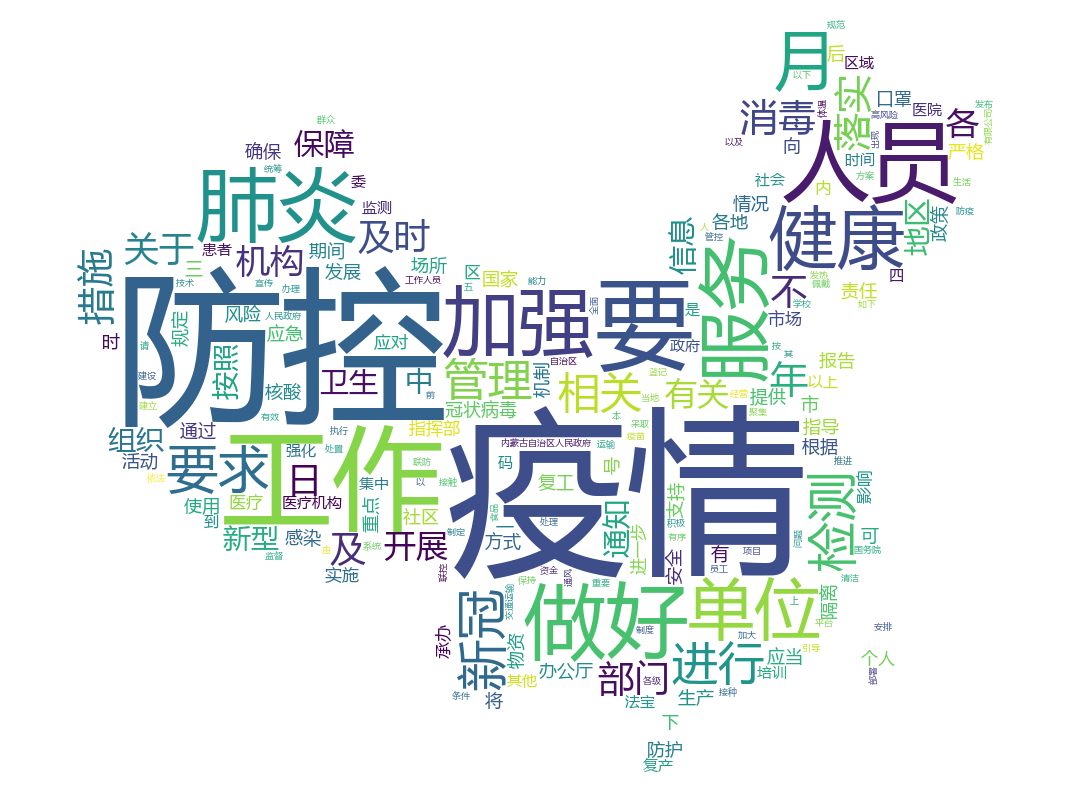

Source code (Python):
import os, sys
from imageio import imread
import wordcloud
import jieba
import wordcloud
import cv2
import matplotlib.pyplot as plt
import numpy as np
from PIL import Image

def Generate_wordcloud(txt):
    exclude = {'我们', '你们', '他们', '它们', '因为', '因而', '所以', '如果', '那么', '的','等','等等','和','了','与',
               '如此', '只是', '但是', '就是', '这是', '那是', '而是', '而且', '虽然','或','哦','奥','并','并且','非',
               '这些', '有些', '然后', '已经', '于是', '一种', '一个', '一样', '时候','在','对','为','天','企业','、',
               '没有', '什么', '这样', '这种', '这里', '不会', '一些', '这个', '仍然', '不是','应','二','如','=',

               }
    mk = np.array(Image.open("D:\\大三下\\课程设计三\\表格\\中国地图2.jpg"))
    #mk = np.array(Image.open("D:\\大三下\\课程设计三\\表格\\中国地图.png"))
    w=wordcloud.WordCloud( collocations=False,

                           width=800,height=600,background_color="white",
                           font_path="msyh.ttc",
                           stopwords=exclude,mask=mk

                           )
    #w = wordcloud.WordCloud(collocations=False, width=800, height=600, background_color="white", font_path="SimHei.ttf",mode='RGBA',
                            #stopwords=exclude, mask=mk)

    txt1=" ".join(jieba.lcut(txt))
    #mk=cv2.imread("D:\\大三下\\课程设计三\\表格\\肺部图片.png")
    #mk = np.array(Image.open("D:\\大三下\\课程设计三\\表格\\肺部图片.png"))
    #mk =   imread('D:\\大三下\\课程设计三\\表格\\肺部图片.png')
   # w = wordcloud.WordCloud(mask=mk)
    w.generate(txt1)
    w.to_file('C:\\Users\\Bookcatring\\Desktop\\中国政策词云图.png')


def read_file(file_list):
    txt=""
    print("文件个数:",len(file_list))
    for file in file_list:
        file=str(file)
        with open(file, encoding='utf-8') as file_obj:
            contents = file_obj.read()
            f=contents.rstrip()
            #print(type(f))
            txt=txt+f   #txt.join(f)
    #print("txt内容:\n")
    #print(txt)
    return txt

path_read = []    #存储所有文件名字
def check_if_dir(file_path):   #记录所有文件名
    temp_list = os.listdir(file_path)  #

    if os.path.isfile(file_path + '/' + temp_list[0]):  # 此处直接判断list中第一项是不是文件
        for temp_list_each in temp_list:
            temp_path = file_path + '/' + temp_list_each
            if os.path.splitext(temp_path)[-1] == '.txt':
                path_read.append(temp_path)
            else:
                continue
    else:
        for temp_list_each in temp_list:
            check_if_dir(file_path + '/' + temp_list_each)  # loop traversal



if __name__ == '__main__':

    path = "D:\\大三下\\课程设计三\\表格\\china_policy\\"
    check_if_dir(path)
    #print(path_read)
    #print(type(path_read))
    txt=read_file(path_read)
    Generate_wordcloud(txt)
